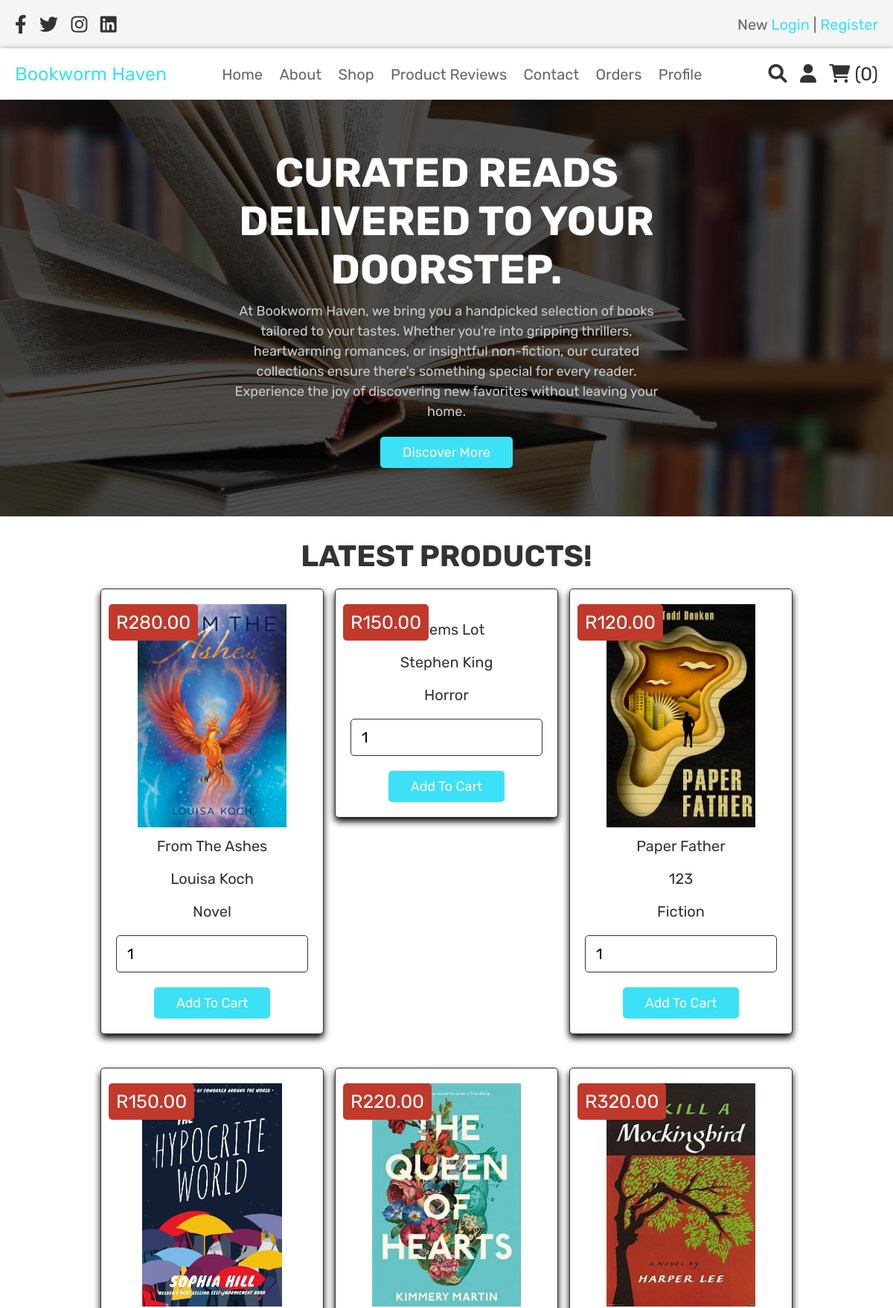
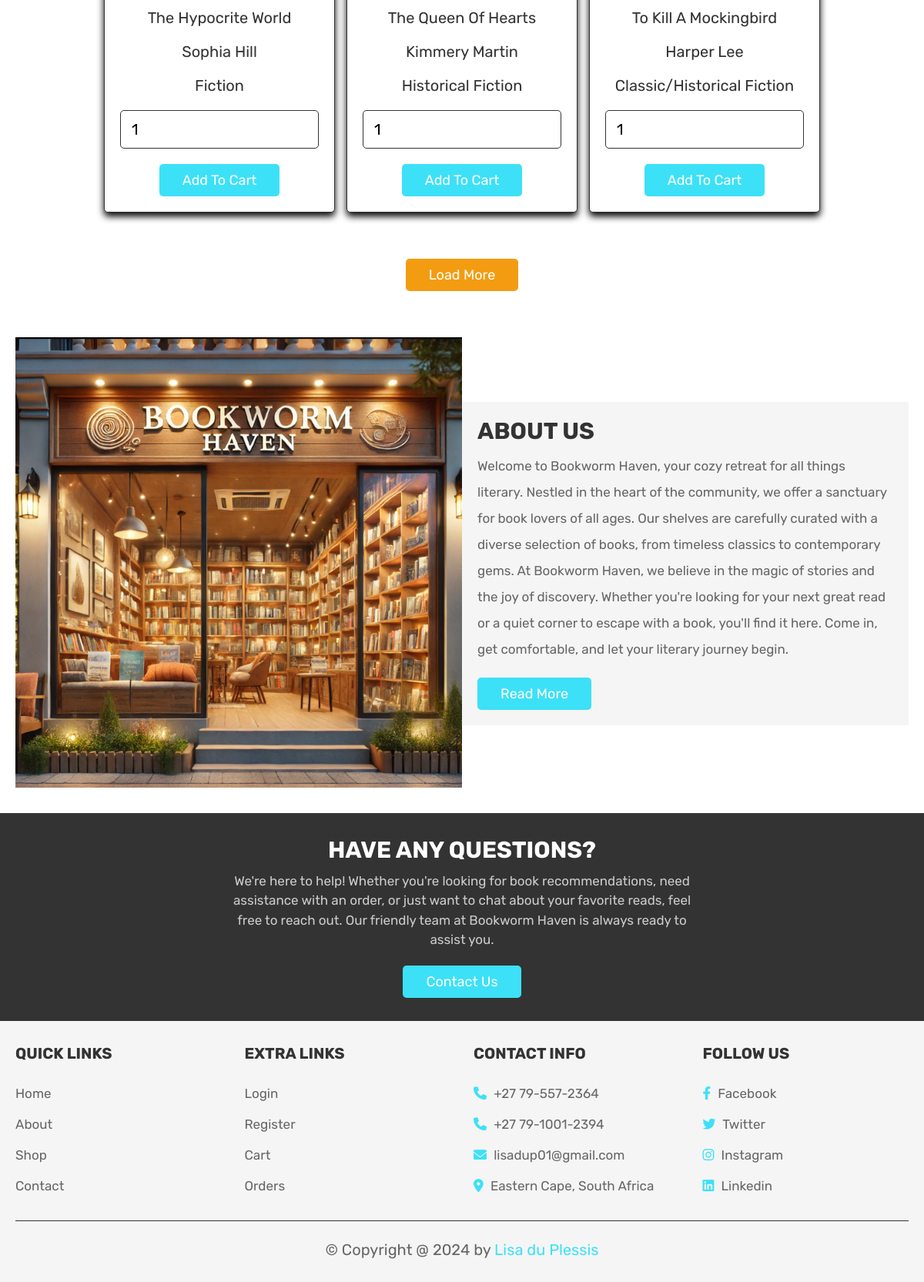
The app's page /home.php (signed in) with its own data (2 pictures, top to bottom).
### tables this page shows
CREATE TABLE `products` (
  `id` int(11) NOT NULL,
  `name` varchar(225) NOT NULL,
  `price` int(100) NOT NULL,
  `image` varchar(225) NOT NULL,
  `author` varchar(225) NOT NULL,
  `genre` varchar(225) NOT NULL,
  `avg_rating` decimal(3,2) DEFAULT 0.00
);

### home.php (the view, shortened to what this page needs)
<?php
include 'config.php';
?>
<!DOCTYPE html>
<html lang="en">
<head>
    <link rel="stylesheet" href="https://cdnjs.cloudflare.com/ajax/libs/font-awesome/6.0.0/css/all.min.css">
    <link rel="stylesheet" href="style.css">
</head>
<body>
    <?php include 'header.php'; ?>
    <section class="home">
        <div class="content">
            <h3>Curated Reads Delivered to Your Doorstep.</h3>
            <p>At Bookworm Haven, we bring you a handpicked selection of books tailored to your tastes.
                Whether you're into gripping thrillers, heartwarming romances, or insightful non-fiction,
                our curated collections ensure there's something special for every reader.
                Experience the joy of discovering new favorites without leaving your home.</p>
            <a href="about.php" class="white-btn">Discover More</a>
        </div>
    </section>
    <section class="products">
        <h1 class="title">Latest Products!</h1>
        <div class="box-container">
            <?php
            $select_products = mysqli_query($conn, "SELECT * FROM `products` LIMIT 6") or die('query failed');
            if (mysqli_num_rows($select_products) > 0) {
                while ($fetch_products = mysqli_fetch_assoc($select_products)) {
            ?>
                    <form action="" method="post" class="box">
                        <img class="image" src="uploaded_img/<?php echo $fetch_products['image']; ?>" alt="">
                        <div class="name"><?php echo $fetch_products['name']; ?></div>
                        <div class="name"><?php echo $fetch_products['author']; ?></div>
                        <div class="name"><?php echo $fetch_products['genre']; ?></div>
                        <div class="price">R<?php echo $fetch_products['price']; ?>.00</div>
                        <input type="number" min="1" name="product_quantity" value="1" class="qty">
                        <input type="submit" value="add to cart" name="add_to_cart" class="btn">
                    </form>
            <?php
                }
            } else {
                echo '<p class="empty">No Products Added Yet!</p>';
            }
            ?>
        </div>
        <div class="load-more" style="margin-top: 2rem; text-align:center">
            <a href="shop.php" class="option-btn">Load More</a>
        </div>
    </section>
    <section class="about">
        <div class="flex">
            <div class="image">
                <img src="images/Bookworm Haven Store.png" alt="">
            </div>
            <div class="content">
                <h3>About Us</h3>
                <p>Welcome to Bookworm Haven, your cozy retreat for all things literary.
                    Nestled in the heart of the community, we offer a sanctuary for book lovers of all ages.
                    Our shelves are carefully curated with a diverse selection of books, from timeless classics to contemporary gems.
                    At Bookworm Haven, we believe in the magic of stories and the joy of discovery.
                    Whether you're looking for your next great read or a quiet corner to escape with a book, you'll find it here.
                    Come in, get comfortable, and let your literary journey begin.</p>
                <a href="about.php" class="btn">Read More</a>
            </div>
        </div>
    </section>
    <section class="home-contact">
        <div class="content">
            <h3>Have Any Questions?</h3>
            <p>We're here to help! Whether you're looking for book recommendations,
                need assistance with an order, or just want to chat about your favorite reads,
                feel free to reach out. Our friendly team at Bookworm Haven is always ready to assist you.</p>
            <a href="contact.php" class="white-btn">Contact Us</a>
        </div>
    </section>
    <?php include 'footer.php'; ?>
</body>
</html>

### style.css (style rules this page uses)
:root { --turqoise: #3CE1F7; --red: #c0392b; --orange: #f39c12; --black: #333; --white: #fff; --dark-cerulean: #08457e; --dodger-blue: #1e90ff; --light-color: #666; --light-white: #ccc; --light-bg: #f5f5f5; --border: .1rem solid var(--black); --box-shadow: 0 .5rem 1rem rgba(0, 0, 0.1); }
* { font-family: 'Rubik', sans-serif; margin:0; padding:0; box-sizing: border-box; outline: none; border:none; text-decoration: none; transition:all .2s linear; }
html { font-size: 62.5%; overflow-x: hidden; }
section { padding:3rem 2rem; }
.title { text-align: center; margin-bottom: 2rem; text-transform: uppercase; color:var(--black); font-size: 4rem; }
.btn, .option-btn, .delete-btn, .white-btn { display: inline-block; margin-top: 1rem; padding:1rem 3rem; cursor: pointer; color:var(--white); font-size: 1.8rem; border-radius: .5rem; text-transform: capitalize; }
.white-btn, .btn { background-color: var(--turqoise); }
.option-btn { background-color: var(--orange); }
.home { min-height: 70vh; background:linear-gradient(rgba(0,0,0,.7), rgba(0,0,0,.7)), url(images/home.jpg) no-repeat; background-size: cover; background-position: center; display: flex; align-items: center; justify-content: center; }
.home .content { text-align: center; width: 60rem; }
.home .content h3 { font-size: 5.5rem; color:var(--white); text-transform: uppercase; }
.home .content p { font-size:1.8rem; color:var(--light-white); padding:1rem 0; line-height: 1.5; }
.products .box-container { max-width: 1200px; margin:0 auto; display: grid; grid-template-columns: repeat(auto-fit, 30rem); align-items: flex-start; gap:1.5rem; justify-content: center; }
.products .box-container .box { border-radius: .5rem; background-color: var(--white); box-shadow: var(--box-shadow); padding:2rem; text-align: center; border:var(--border); position: relative; }
.products .box-container .box .image { height: 30rem; }
.products .box-container .box .name { padding:1rem 0; font-size: 2rem; color:var(--black); }
.products .box-container .box .qty { width: 100%; padding:1.2rem 1.4rem; border-radius: .5rem; border:var(--border); margin:1rem 0; font-size: 2rem; }
.products .box-container .box .price { position: absolute; top:1rem; left:1rem; border-radius: .5rem; padding:1rem; font-size: 2.5rem; color:var(--white); background-color: var(--red); }
.home-contact { background-color: var(--black); }
.home-contact .content { max-width: 60rem; text-align: center; margin:0 auto; }
.home-contact .content h3 { font-size: 3rem; text-transform: uppercase; color:var(--white); }
.home-contact .content p { padding:1rem 0; line-height: 1.5; color:var(--light-white); font-size: 1.7rem; }
.about .flex { max-width: 1200px; margin:0 auto; display: flex; align-items: center; flex-wrap: wrap; }
.about .flex .image { flex:1 1 40rem; }
.about .flex .image img { width: 100%; }
.about .flex .content { flex:1 1 40rem; padding:2rem; background-color: var(--light-bg); }
.about .flex .content h3 { font-size: 3rem; color:var(--black); text-transform: uppercase; }
.about .flex .content p { padding:1rem 0; line-height: 2; font-size: 1.7rem; color:var(--light-color); }
.products .box { border-radius: .5rem; background-color: var(--white); box-shadow: var(--box-shadow); padding: 2rem; border: var(--border); position: relative; margin-bottom: 3rem; }
.products .box .image { height: 300px; }
.products .box .name, .products .box .author, .products .box .genre { padding: 1rem 0; font-size: 1.8rem; color: var(--black); }
.products .box .price { font-size: 2.5rem; color: var(--red); margin: 1rem 0; }

### records on screen
products: image (picture), name "From The Ashes", author "Louisa Koch", genre "Novel", price "280"
products: name "Salems Lot", author "Stephen King", genre "Horror", price "150"
products: image (picture), name "Paper Father", author "123", genre "Fiction", price "120"
products: image (picture), name "The Hypocrite World", author "Sophia Hill", genre "Fiction", price "150"
products: image (picture), name "The Queen Of Hearts", author "Kimmery Martin", genre "Historical Fiction", price "220"
products: image (picture), name "To Kill A Mockingbird", author "Harper Lee", genre "Classic/Historical Fiction", price "320"

### other values on screen
$cart_rows_number "0"
